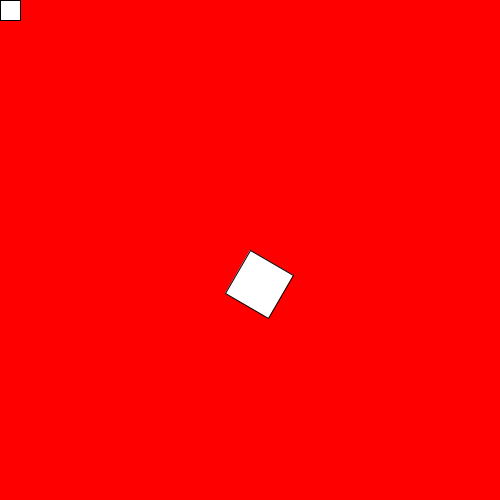
Frame 1 (no input)
Frame 60 (the mouse pressed at the canvas centre just before this capture): identical to frame 1, image omitted
Frame 120 (the mouse held since frame 60 and released just before this capture): identical to frame 1, image omitted

The Processing sketch that drew this single still picture (run headless with seeded random() and noise(); from frame 60 on, the mouse is pressed at the canvas centre):

// Processing sketch: rotacion_1cuadrado
// ── rotacion_1cuadrado.pde
float vel= 1;

void setup(){
  size(500,500);
}

void draw(){
  background(255,0,0);
  vel -= 5.2;
  pushMatrix();
  translate(width/2,height/2);
  rotate(radians(30));
  rect(0,0,50,50);
  popMatrix();
  
  rect(0,0,20,20);

}
